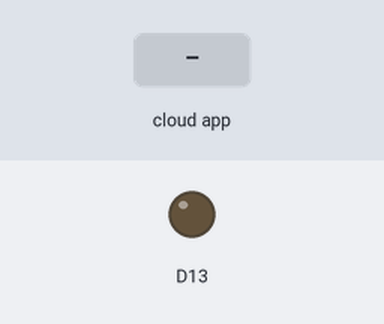
This sketch was run on a simulated Arduino Nano 33 IoT. On the bench: output pins drawn as LEDs (lit = HIGH). Inputs (shaded band) come from the test bench. WiFi joins after 1.5 s; servers stay silent unless stated.

Above: at 4.2 s.
4.3 s: the phone or cloud app sets led to 1
At 5.4 s:
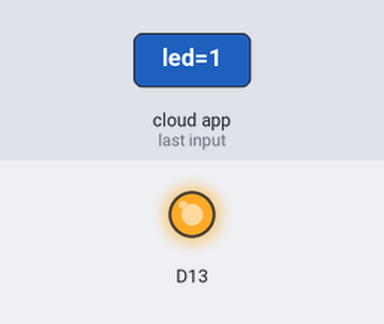
5.8 s: the phone or cloud app sets led to 0
At 6.5 s:
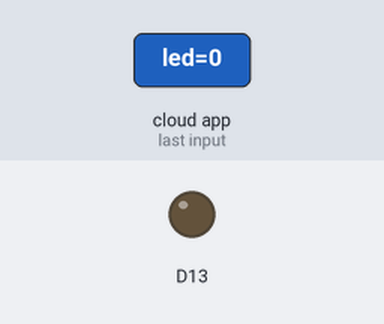
Timing chart, 0 to 8.8 s (numbered marks = the images above; inputs shaded):
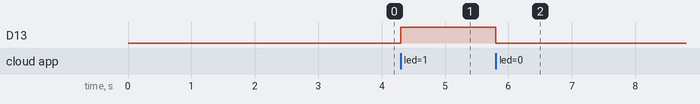

The sketch:

Blink_LED.ino
```cpp
#include "arduino_secrets.h"
/*
  Sketch generated by the Arduino IoT Cloud Thing "Untitled"
  https://create.arduino.cc/cloud/things/7001620b-863b-4276-8fe1-ed8c713169b3

  Arduino IoT Cloud Variables description

  The following variables are automatically generated and updated when changes are made to the Thing

  bool led;

  Variables which are marked as READ/WRITE in the Cloud Thing will also have functions
  which are called when their values are changed from the Dashboard.
  These functions are generated with the Thing and added at the end of this sketch.
*/

#include "thingProperties.h"

void setup() {
  // Initialize serial and wait for port to open:
  Serial.begin(9600);

  pinMode(13, OUTPUT);
  // This delay gives the chance to wait for a Serial Monitor without blocking if none is found
  delay(1500);

  // Defined in thingProperties.h
  initProperties();

  // Connect to Arduino IoT Cloud
  ArduinoCloud.begin(ArduinoIoTPreferredConnection);

  /*
     The following function allows you to obtain more information
     related to the state of network and IoT Cloud connection and errors
     the higher number the more granular information you’ll get.
     The default is 0 (only errors).
     Maximum is 4
 */
  setDebugMessageLevel(2);
  ArduinoCloud.printDebugInfo();
}

void loop() {
  ArduinoCloud.update();
  // Your code here


}


/*
  Since Led is READ_WRITE variable, onLedChange() is
  executed every time a new value is received from IoT Cloud.
*/
void onLedChange()  {
  digitalWrite(13, led);
}
```

arduino_secrets.h
```cpp
#define SECRET_SSID ""
#define SECRET_PASS ""
```

thingProperties.h
```cpp
// Code generated by Arduino IoT Cloud, DO NOT EDIT.

#include <ArduinoIoTCloud.h>
#include <Arduino_ConnectionHandler.h>

const char SSID[]     = SECRET_SSID;    // Network SSID (name)
const char PASS[]     = SECRET_PASS;    // Network password (use for WPA, or use as key for WEP)

void onLedChange();

bool led;

void initProperties(){

  ArduinoCloud.addProperty(led, READWRITE, ON_CHANGE, onLedChange);

}

WiFiConnectionHandler ArduinoIoTPreferredConnection(SSID, PASS);
```

Measured:
- after the input at 4.3 s, D13: LOW → HIGH at once
- after the input at 5.8 s, D13: HIGH → LOW at once
